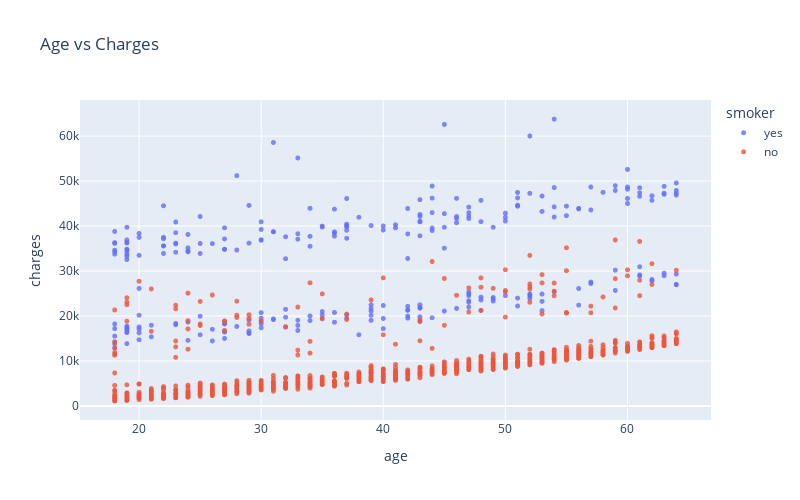

Source (notebook cell):
### Markdown cell above
- Relations Age et Charges

### Code cell
fig = px.scatter(df,
                x="age",
                y="charges",
                color="smoker",
                opacity=0.8,
                hover_data=["sex"],
                width=800,
                height=500,
                title="Age vs Charges")

fig.update_traces(marker_size=5)
fig.show()

### Figure 1 — Plotly figure (JSON) as saved in the notebook; plotly's stock layout.template omitted (floating-point values rounded to 4 significant figures; data arrays with more than 128 entries replaced by an {"elided": "..."} marker saying what was removed)
{"data": [{"customdata": {"elided": "274x1 str values"}, "hovertemplate": "smoker=yes<br>age=%{x}<br>charges=%{y}<br>sex=%{customdata[0]}<extra></extra>", "legendgroup": "yes", "marker": {"color": "#636efa", "opacity": 0.8, "size": 5, "symbol": "circle"}, "mode": "markers", "name": "yes", "showlegend": true, "type": "scattergl", "x": {"elided": "274 int values"}, "xaxis": "x", "y": {"elided": "274 float values"}, "yaxis": "y"}, {"customdata": {"elided": "1063x1 str values"}, "hovertemplate": "smoker=no<br>age=%{x}<br>charges=%{y}<br>sex=%{customdata[0]}<extra></extra>", "legendgroup": "no", "marker": {"color": "#EF553B", "opacity": 0.8, "size": 5, "symbol": "circle"}, "mode": "markers", "name": "no", "showlegend": true, "type": "scattergl", "x": {"elided": "1063 int values"}, "xaxis": "x", "y": {"elided": "1063 float values"}, "yaxis": "y"}], "layout": {"height": 500, "legend": {"title": {"text": "smoker"}, "tracegroupgap": 0}, "title": {"text": "Age vs Charges"}, "width": 800, "xaxis": {"anchor": "y", "domain": [0, 1], "title": {"text": "age"}}, "yaxis": {"anchor": "x", "domain": [0, 1], "title": {"text": "charges"}}}}
